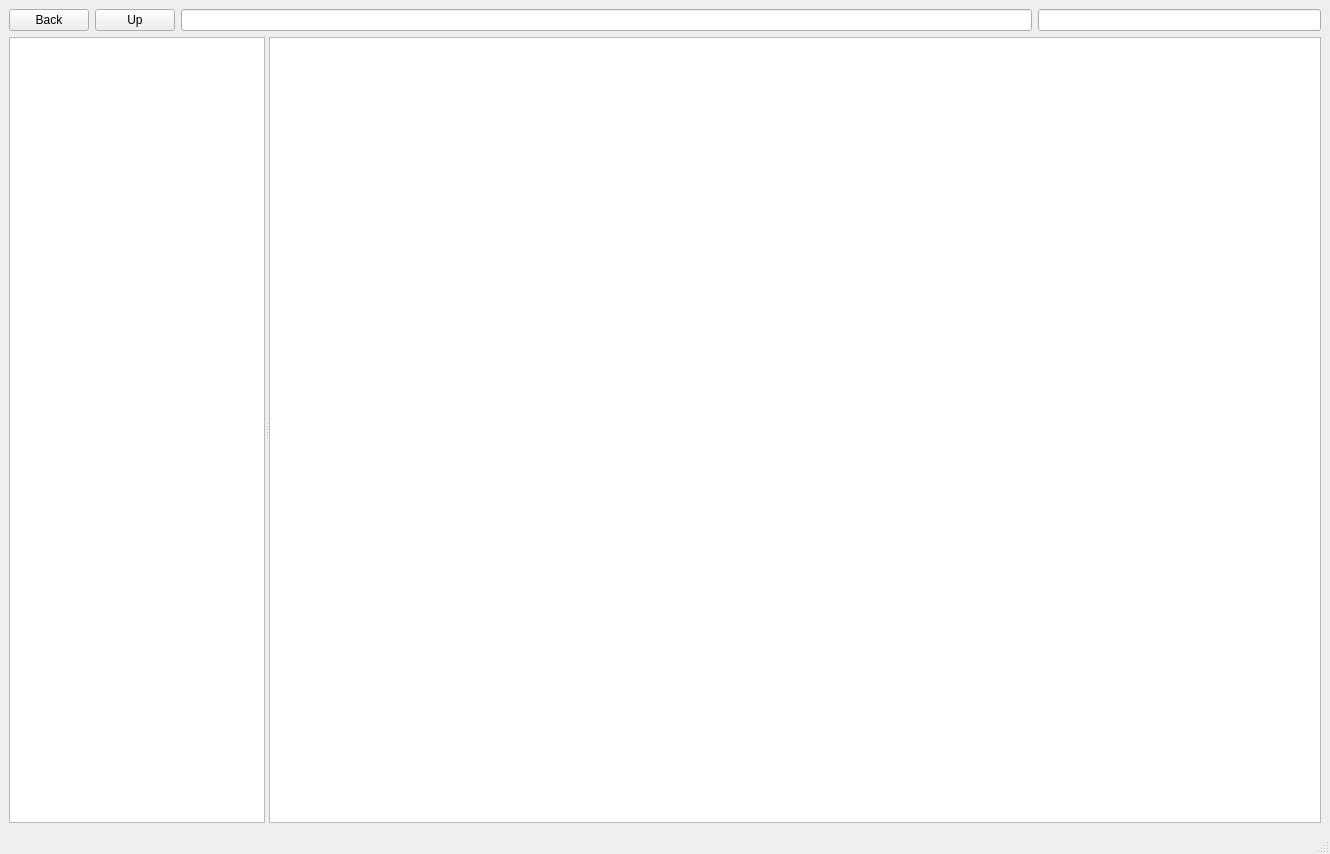
<?xml version="1.0" encoding="UTF-8"?>
<ui version="4.0">
 <class>MainWindow</class>
 <widget class="QMainWindow" name="MainWindow">
  <property name="geometry">
   <rect>
    <x>0</x>
    <y>0</y>
    <width>1330</width>
    <height>854</height>
   </rect>
  </property>
  <property name="windowTitle">
   <string>MainWindow</string>
  </property>
  <widget class="QWidget" name="centralwidget">
   <layout class="QVBoxLayout" name="verticalLayout">
    <item>
     <layout class="QHBoxLayout" name="horizontalLayout">
      <item>
       <widget class="QPushButton" name="backButton">
        <property name="text">
         <string>Back</string>
        </property>
       </widget>
      </item>
      <item>
       <widget class="QPushButton" name="upButton">
        <property name="text">
         <string>Up</string>
        </property>
       </widget>
      </item>
      <item>
       <widget class="QLineEdit" name="addressBar">
        <property name="sizePolicy">
         <sizepolicy hsizetype="Expanding" vsizetype="Fixed">
          <horstretch>3</horstretch>
          <verstretch>0</verstretch>
         </sizepolicy>
        </property>
       </widget>
      </item>
      <item>
       <widget class="QLineEdit" name="searchPrompt">
        <property name="sizePolicy">
         <sizepolicy hsizetype="Expanding" vsizetype="Fixed">
          <horstretch>1</horstretch>
          <verstretch>0</verstretch>
         </sizepolicy>
        </property>
       </widget>
      </item>
     </layout>
    </item>
    <item>
     <widget class="QSplitter" name="splitter">
      <property name="sizePolicy">
       <sizepolicy hsizetype="Expanding" vsizetype="Expanding">
        <horstretch>0</horstretch>
        <verstretch>0</verstretch>
       </sizepolicy>
      </property>
      <property name="orientation">
       <enum>Qt::Orientation::Horizontal</enum>
      </property>
      <widget class="QTreeView" name="treeView"/>
      <widget class="QTableView" name="folderView">
       <property name="sizePolicy">
        <sizepolicy hsizetype="Expanding" vsizetype="Expanding">
         <horstretch>3</horstretch>
         <verstretch>0</verstretch>
        </sizepolicy>
       </property>
      </widget>
     </widget>
    </item>
   </layout>
  </widget>
  <widget class="QMenuBar" name="menubar">
   <property name="geometry">
    <rect>
     <x>0</x>
     <y>0</y>
     <width>1330</width>
     <height>22</height>
    </rect>
   </property>
  </widget>
  <widget class="QStatusBar" name="statusbar"/>
 </widget>
 <resources/>
 <connections/>
</ui>
